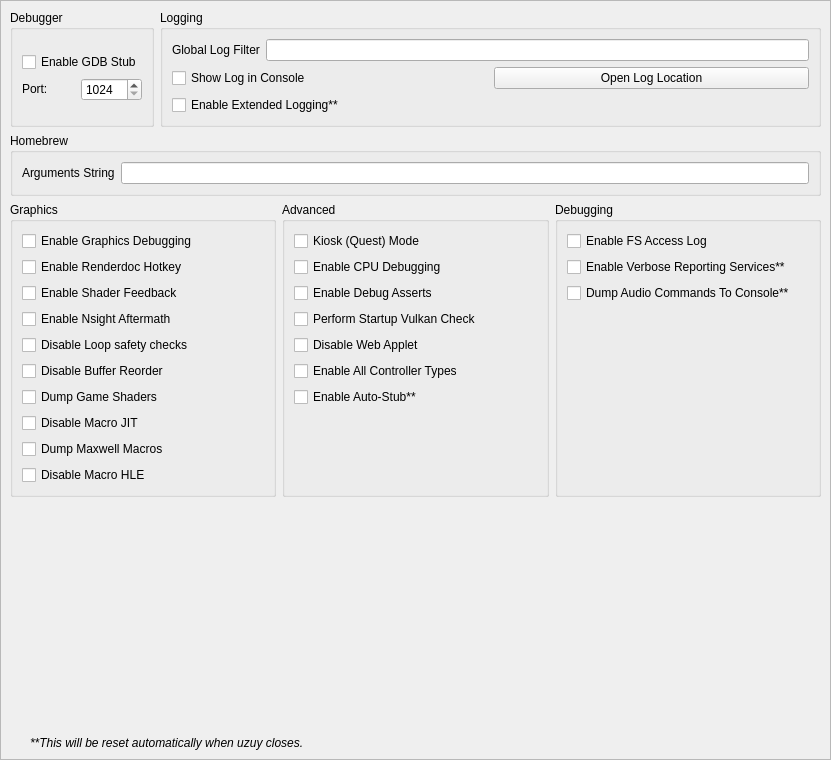
<?xml version="1.0" encoding="UTF-8"?>
<ui version="4.0">
 <class>ConfigureDebug</class>
 <widget class="QScrollArea" name="ConfigureDebug">
  <property name="geometry">
   <rect>
    <x>0</x>
    <y>0</y>
    <width>831</width>
    <height>760</height>
   </rect>
  </property>
  <property name="widgetResizable">
   <bool>true</bool>
  </property>
  <widget class="QWidget" name="widget">
   <property name="geometry">
    <rect>
     <x>0</x>
     <y>0</y>
     <width>842</width>
     <height>741</height>
    </rect>
   </property>
   <layout class="QVBoxLayout" name="verticalLayout_1">
    <item>
     <layout class="QHBoxLayout" name="horizontalLayout">
      <property name="topMargin">
       <number>0</number>
      </property>
      <item>
       <widget class="QGroupBox" name="groupBox">
        <property name="sizePolicy">
         <sizepolicy hsizetype="Preferred" vsizetype="Preferred">
          <horstretch>0</horstretch>
          <verstretch>0</verstretch>
         </sizepolicy>
        </property>
        <property name="title">
         <string>Debugger</string>
        </property>
        <property name="alignment">
         <set>Qt::AlignLeading|Qt::AlignLeft|Qt::AlignTop</set>
        </property>
        <property name="flat">
         <bool>false</bool>
        </property>
        <property name="checkable">
         <bool>false</bool>
        </property>
        <layout class="QVBoxLayout" name="verticalLayout_3">
         <item>
          <widget class="QWidget" name="debug_widget" native="true">
           <property name="sizePolicy">
            <sizepolicy hsizetype="Preferred" vsizetype="Maximum">
             <horstretch>0</horstretch>
             <verstretch>0</verstretch>
            </sizepolicy>
           </property>
           <layout class="QVBoxLayout" name="verticalLayout">
            <property name="sizeConstraint">
             <enum>QLayout::SetDefaultConstraint</enum>
            </property>
            <property name="leftMargin">
             <number>0</number>
            </property>
            <property name="topMargin">
             <number>0</number>
            </property>
            <property name="rightMargin">
             <number>0</number>
            </property>
            <property name="bottomMargin">
             <number>0</number>
            </property>
            <item>
             <widget class="QCheckBox" name="toggle_gdbstub">
              <property name="sizePolicy">
               <sizepolicy hsizetype="Maximum" vsizetype="Maximum">
                <horstretch>0</horstretch>
                <verstretch>0</verstretch>
               </sizepolicy>
              </property>
              <property name="text">
               <string>Enable GDB Stub</string>
              </property>
             </widget>
            </item>
            <item>
             <widget class="QWidget" name="horizontalWidget_3" native="true">
              <property name="sizePolicy">
               <sizepolicy hsizetype="Preferred" vsizetype="Maximum">
                <horstretch>0</horstretch>
                <verstretch>0</verstretch>
               </sizepolicy>
              </property>
              <layout class="QHBoxLayout" name="horizontalLayout_3">
               <property name="leftMargin">
                <number>0</number>
               </property>
               <property name="topMargin">
                <number>0</number>
               </property>
               <property name="rightMargin">
                <number>0</number>
               </property>
               <property name="bottomMargin">
                <number>0</number>
               </property>
               <item>
                <widget class="QLabel" name="label_11">
                 <property name="sizePolicy">
                  <sizepolicy hsizetype="Minimum" vsizetype="Maximum">
                   <horstretch>0</horstretch>
                   <verstretch>0</verstretch>
                  </sizepolicy>
                 </property>
                 <property name="text">
                  <string>Port:</string>
                 </property>
                </widget>
               </item>
               <item>
                <widget class="QSpinBox" name="gdbport_spinbox">
                 <property name="sizePolicy">
                  <sizepolicy hsizetype="Preferred" vsizetype="Maximum">
                   <horstretch>0</horstretch>
                   <verstretch>0</verstretch>
                  </sizepolicy>
                 </property>
                 <property name="minimum">
                  <number>1024</number>
                 </property>
                 <property name="maximum">
                  <number>65535</number>
                 </property>
                </widget>
               </item>
              </layout>
             </widget>
            </item>
           </layout>
          </widget>
         </item>
        </layout>
       </widget>
      </item>
      <item>
       <widget class="QGroupBox" name="groupBox_2">
        <property name="sizePolicy">
         <sizepolicy hsizetype="Expanding" vsizetype="Preferred">
          <horstretch>0</horstretch>
          <verstretch>0</verstretch>
         </sizepolicy>
        </property>
        <property name="title">
         <string>Logging</string>
        </property>
        <layout class="QGridLayout" name="gridLayout_1">
         <item row="1" column="1">
          <widget class="QPushButton" name="open_log_button">
           <property name="text">
            <string>Open Log Location</string>
           </property>
          </widget>
         </item>
         <item row="0" column="0" colspan="2">
          <widget class="QWidget" name="logging_widget" native="true">
           <property name="sizePolicy">
            <sizepolicy hsizetype="Preferred" vsizetype="Maximum">
             <horstretch>0</horstretch>
             <verstretch>0</verstretch>
            </sizepolicy>
           </property>
           <layout class="QHBoxLayout" name="horizontalLayout_1">
            <property name="leftMargin">
             <number>0</number>
            </property>
            <property name="topMargin">
             <number>0</number>
            </property>
            <property name="rightMargin">
             <number>0</number>
            </property>
            <property name="bottomMargin">
             <number>0</number>
            </property>
            <item>
             <widget class="QLabel" name="label_1">
              <property name="sizePolicy">
               <sizepolicy hsizetype="Preferred" vsizetype="Preferred">
                <horstretch>0</horstretch>
                <verstretch>0</verstretch>
               </sizepolicy>
              </property>
              <property name="text">
               <string>Global Log Filter</string>
              </property>
             </widget>
            </item>
            <item>
             <widget class="QLineEdit" name="log_filter_edit"/>
            </item>
           </layout>
          </widget>
         </item>
         <item row="2" column="0">
          <widget class="QCheckBox" name="extended_logging">
           <property name="enabled">
            <bool>true</bool>
           </property>
           <property name="toolTip">
            <string>When checked, the max size of the log increases from 100 MB to 1 GB</string>
           </property>
           <property name="text">
            <string>Enable Extended Logging**</string>
           </property>
          </widget>
         </item>
         <item row="1" column="0">
          <widget class="QCheckBox" name="toggle_console">
           <property name="text">
            <string>Show Log in Console</string>
           </property>
          </widget>
         </item>
        </layout>
       </widget>
      </item>
     </layout>
    </item>
    <item>
     <widget class="QGroupBox" name="groupBox_3">
      <property name="title">
       <string>Homebrew</string>
      </property>
      <layout class="QVBoxLayout" name="verticalLayout_5">
       <item>
        <layout class="QHBoxLayout" name="horizontalLayout_4">
         <item>
          <widget class="QLabel" name="label_3">
           <property name="text">
            <string>Arguments String</string>
           </property>
          </widget>
         </item>
         <item>
          <widget class="QLineEdit" name="homebrew_args_edit"/>
         </item>
        </layout>
       </item>
      </layout>
     </widget>
    </item>
    <item>
     <layout class="QHBoxLayout" name="horizontalLayout_2">
      <item>
       <widget class="QGroupBox" name="groupBox_4">
        <property name="title">
         <string>Graphics</string>
        </property>
        <layout class="QGridLayout" name="gridLayout_2">
         <item row="4" column="0">
          <widget class="QCheckBox" name="disable_loop_safety_checks">
           <property name="toolTip">
            <string>When checked, it executes shaders without loop logic changes</string>
           </property>
           <property name="text">
            <string>Disable Loop safety checks</string>
           </property>
          </widget>
         </item>
         <item row="8" column="0">
          <widget class="QCheckBox" name="dump_macros">
           <property name="enabled">
            <bool>true</bool>
           </property>
           <property name="toolTip">
            <string>When checked, it will dump all the macro programs of the GPU</string>
           </property>
           <property name="text">
            <string>Dump Maxwell Macros</string>
           </property>
          </widget>
         </item>
         <item row="3" column="0">
          <widget class="QCheckBox" name="enable_nsight_aftermath">
           <property name="toolTip">
            <string>When checked, it enables Nsight Aftermath crash dumps</string>
           </property>
           <property name="text">
            <string>Enable Nsight Aftermath</string>
           </property>
          </widget>
         </item>
         <item row="6" column="0">
          <widget class="QCheckBox" name="dump_shaders">
           <property name="enabled">
            <bool>true</bool>
           </property>
           <property name="toolTip">
            <string>When checked, it will dump all the original assembler shaders from the disk shader cache or game as found</string>
           </property>
           <property name="text">
            <string>Dump Game Shaders</string>
           </property>
          </widget>
         </item>
         <item row="1" column="0">
          <widget class="QCheckBox" name="enable_renderdoc_hotkey">
           <property name="text">
            <string>Enable Renderdoc Hotkey</string>
           </property>
          </widget>
         </item>
         <item row="7" column="0">
          <widget class="QCheckBox" name="disable_macro_jit">
           <property name="enabled">
            <bool>true</bool>
           </property>
           <property name="toolTip">
            <string>When checked, it disables the macro Just In Time compiler. Enabling this makes games run slower</string>
           </property>
           <property name="text">
            <string>Disable Macro JIT</string>
           </property>
          </widget>
         </item>
         <item row="9" column="0">
          <widget class="QCheckBox" name="disable_macro_hle">
           <property name="enabled">
            <bool>true</bool>
           </property>
           <property name="toolTip">
            <string>When checked, it disables the macro HLE functions. Enabling this makes games run slower</string>
           </property>
           <property name="text">
            <string>Disable Macro HLE</string>
           </property>
          </widget>
         </item>
         <item row="0" column="0">
          <widget class="QCheckBox" name="enable_graphics_debugging">
           <property name="enabled">
            <bool>true</bool>
           </property>
           <property name="toolTip">
            <string>When checked, the graphics API enters a slower debugging mode</string>
           </property>
           <property name="text">
            <string>Enable Graphics Debugging</string>
           </property>
          </widget>
         </item>
         <item row="10" column="0">
          <spacer name="verticalSpacer_5">
           <property name="orientation">
            <enum>Qt::Vertical</enum>
           </property>
           <property name="sizeType">
            <enum>QSizePolicy::Preferred</enum>
           </property>
           <property name="sizeHint" stdset="0">
            <size>
             <width>20</width>
             <height>0</height>
            </size>
           </property>
          </spacer>
         </item>
         <item row="2" column="0">
          <widget class="QCheckBox" name="enable_shader_feedback">
           <property name="toolTip">
            <string>When checked, uzuy will log statistics about the compiled pipeline cache</string>
           </property>
           <property name="text">
            <string>Enable Shader Feedback</string>
           </property>
          </widget>
         </item>
         <item row="5" column="0">
          <widget class="QCheckBox" name="disable_buffer_reorder">
           <property name="toolTip">
            <string>&lt;html&gt;&lt;head/&gt;&lt;body&gt;&lt;p&gt;When checked, disables reordering of mapped memory uploads which allows to associate uploads with specific draws. May reduce performance in some cases.&lt;/p&gt;&lt;/body&gt;&lt;/html&gt;</string>
           </property>
           <property name="text">
            <string>Disable Buffer Reorder</string>
           </property>
          </widget>
         </item>
        </layout>
       </widget>
      </item>
      <item>
       <widget class="QGroupBox" name="groupBox_6">
        <property name="title">
         <string>Advanced</string>
        </property>
        <layout class="QGridLayout" name="gridLayout_4">
         <item row="3" column="0">
          <widget class="QCheckBox" name="perform_vulkan_check">
           <property name="toolTip">
            <string>Enables uzuy to check for a working Vulkan environment when the program starts up. Disable this if this is causing issues with external programs seeing uzuy.</string>
           </property>
           <property name="text">
            <string>Perform Startup Vulkan Check</string>
           </property>
          </widget>
         </item>
         <item row="4" column="0">
          <widget class="QCheckBox" name="disable_web_applet">
           <property name="text">
            <string>Disable Web Applet</string>
           </property>
          </widget>
         </item>
         <item row="5" column="0">
          <widget class="QCheckBox" name="enable_all_controllers">
           <property name="text">
            <string>Enable All Controller Types</string>
           </property>
          </widget>
         </item>
         <item row="6" column="0">
          <widget class="QCheckBox" name="use_auto_stub">
           <property name="text">
            <string>Enable Auto-Stub**</string>
           </property>
          </widget>
         </item>
         <item row="0" column="0">
          <widget class="QCheckBox" name="quest_flag">
           <property name="text">
            <string>Kiosk (Quest) Mode</string>
           </property>
          </widget>
         </item>
         <item row="1" column="0">
          <widget class="QCheckBox" name="enable_cpu_debugging">
           <property name="text">
            <string>Enable CPU Debugging</string>
           </property>
          </widget>
         </item>
         <item row="2" column="0">
          <widget class="QCheckBox" name="use_debug_asserts">
           <property name="text">
            <string>Enable Debug Asserts</string>
           </property>
          </widget>
         </item>
         <item row="7" column="0">
          <spacer name="verticalSpacer_4">
           <property name="orientation">
            <enum>Qt::Vertical</enum>
           </property>
           <property name="sizeType">
            <enum>QSizePolicy::Expanding</enum>
           </property>
           <property name="sizeHint" stdset="0">
            <size>
             <width>20</width>
             <height>0</height>
            </size>
           </property>
          </spacer>
         </item>
        </layout>
       </widget>
      </item>
      <item>
       <widget class="QGroupBox" name="groupBox_5">
        <property name="title">
         <string>Debugging</string>
        </property>
        <layout class="QGridLayout" name="gridLayout_3">
         <item row="0" column="0">
          <widget class="QCheckBox" name="fs_access_log">
           <property name="text">
            <string>Enable FS Access Log</string>
           </property>
          </widget>
         </item>
         <item row="3" column="0">
          <widget class="QCheckBox" name="dump_audio_commands">
           <property name="toolTip">
            <string>Enable this to output the latest generated audio command list to the console. Only affects games using the audio renderer.</string>
           </property>
           <property name="text">
            <string>Dump Audio Commands To Console**</string>
           </property>
          </widget>
         </item>
         <item row="2" column="0">
          <widget class="QCheckBox" name="reporting_services">
           <property name="text">
            <string>Enable Verbose Reporting Services**</string>
           </property>
          </widget>
         </item>
         <item row="5" column="0">
          <spacer name="verticalSpacer_3">
           <property name="orientation">
            <enum>Qt::Vertical</enum>
           </property>
           <property name="sizeType">
            <enum>QSizePolicy::Expanding</enum>
           </property>
           <property name="sizeHint" stdset="0">
            <size>
             <width>20</width>
             <height>0</height>
            </size>
           </property>
          </spacer>
         </item>
        </layout>
       </widget>
      </item>
     </layout>
    </item>
    <item>
     <spacer name="verticalSpacer">
      <property name="orientation">
       <enum>Qt::Vertical</enum>
      </property>
      <property name="sizeHint" stdset="0">
       <size>
        <width>20</width>
        <height>0</height>
       </size>
      </property>
     </spacer>
    </item>
    <item>
     <widget class="QLabel" name="label_5">
      <property name="sizePolicy">
       <sizepolicy hsizetype="Expanding" vsizetype="Preferred">
        <horstretch>0</horstretch>
        <verstretch>0</verstretch>
       </sizepolicy>
      </property>
      <property name="font">
       <font>
        <italic>true</italic>
       </font>
      </property>
      <property name="text">
       <string>**This will be reset automatically when uzuy closes.</string>
      </property>
      <property name="indent">
       <number>20</number>
      </property>
     </widget>
    </item>
   </layout>
  </widget>
 </widget>
 <tabstops>
  <tabstop>log_filter_edit</tabstop>
  <tabstop>toggle_console</tabstop>
  <tabstop>extended_logging</tabstop>
  <tabstop>open_log_button</tabstop>
  <tabstop>homebrew_args_edit</tabstop>
  <tabstop>enable_graphics_debugging</tabstop>
  <tabstop>enable_shader_feedback</tabstop>
  <tabstop>enable_nsight_aftermath</tabstop>
  <tabstop>fs_access_log</tabstop>
  <tabstop>reporting_services</tabstop>
  <tabstop>quest_flag</tabstop>
  <tabstop>enable_cpu_debugging</tabstop>
  <tabstop>use_debug_asserts</tabstop>
 </tabstops>
 <resources/>
 <connections/>
</ui>
